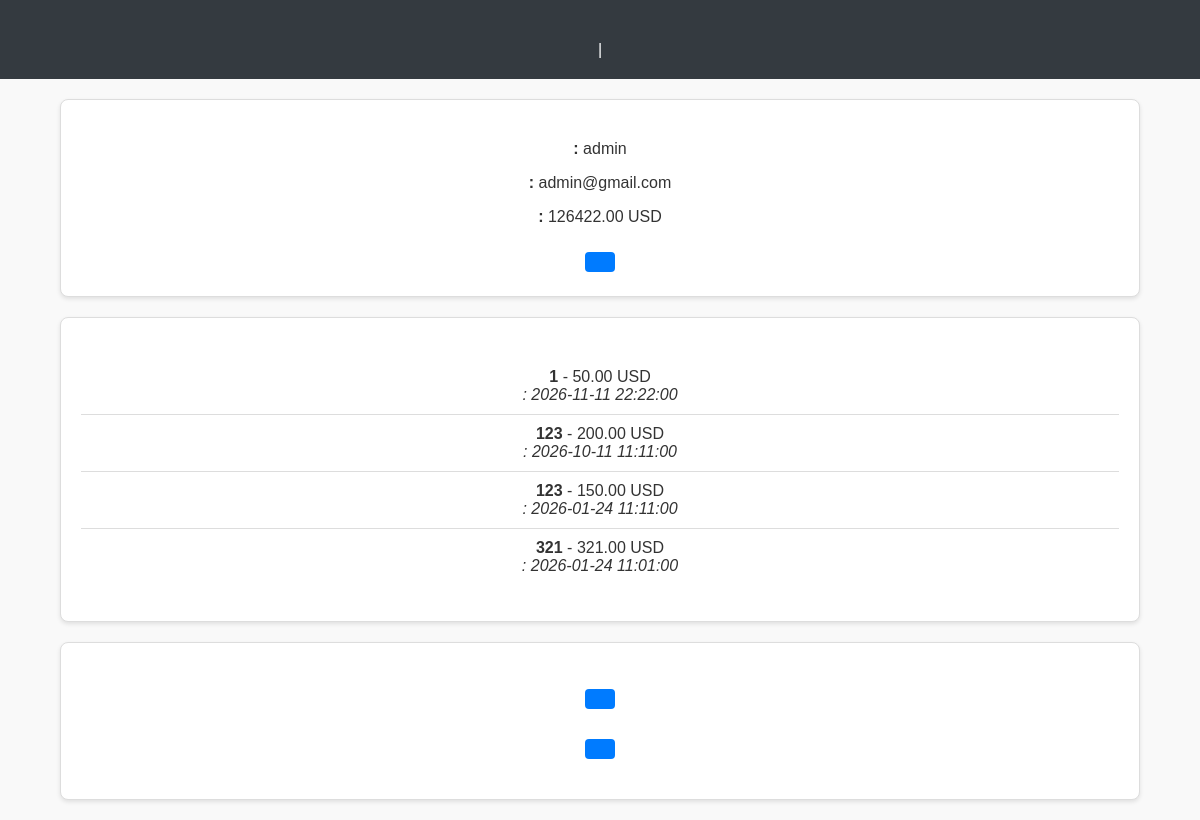
Page /profile.php (signed in) on the committed database.
### tables this page shows
CREATE TABLE `users` (
  `id` int(11) NOT NULL,
  `username` varchar(50) NOT NULL,
  `email` varchar(100) NOT NULL,
  `password` varchar(255) NOT NULL,
  `created_at` timestamp NOT NULL DEFAULT current_timestamp(),
  `role` enum('user','admin') NOT NULL DEFAULT 'user'
);

CREATE TABLE `balances` (
  `id` int(11) NOT NULL,
  `user_id` int(11) NOT NULL,
  `balance` decimal(10,2) NOT NULL DEFAULT 0.00
);

CREATE TABLE `products` (
  `id` int(11) NOT NULL,
  `user_id` int(11) NOT NULL,
  `title` varchar(100) NOT NULL,
  `description` text NOT NULL,
  `category_id` int(11) DEFAULT NULL,
  `price` decimal(10,2) NOT NULL,
  `created_at` timestamp NOT NULL DEFAULT current_timestamp(),
  `is_auction` tinyint(1) DEFAULT 0,
  `start_price` decimal(10,2) DEFAULT NULL,
  `current_price` decimal(10,2) DEFAULT NULL,
  `end_date` datetime DEFAULT NULL,
  `image` varchar(255) DEFAULT NULL,
  `is_verified` tinyint(1) DEFAULT 0
);

### profile.php (the view, shortened to what this page needs)
<?php
require_once 'config/db.php';
if (isset($_GET['lang'])) {
    $language = $_GET['lang'];
    $_SESSION['lang'] = $language;
} else {
    $language = $_SESSION['lang'] ?? 'en';
}
$translations = require "translations/{$language}.php";
$user_id = $_SESSION['user_id'];
$stmt = $conn->prepare("SELECT username, email FROM users WHERE id = ?");
$stmt->bind_param("i", $user_id);
$stmt->execute();
$result = $stmt->get_result();
$user = $result->fetch_assoc();
$balance_result = $conn->query("SELECT balance FROM balances WHERE user_id = $user_id");
$balance = $balance_result->fetch_assoc();
$current_balance = $balance ? $balance['balance'] : 0.00;
$product_stmt = $conn->prepare("SELECT id, title, current_price, end_date FROM products WHERE user_id = ? AND is_auction = 1");
$product_stmt->bind_param("i", $user_id);
$product_stmt->execute();
$product_result = $product_stmt->get_result();
?>
<!DOCTYPE html>
<html lang="<?php echo htmlspecialchars($language); ?>">
<head>
    <link rel="stylesheet" href="public/styles.css">
</head>
<body>
<header>
    <a href="index.php"><?php echo htmlspecialchars($translations['back_to_home']); ?></a> |
</header>
<div class="container">
    <div class="card">
        <p><strong><?php echo htmlspecialchars($translations['username']); ?>:</strong> <?php echo htmlspecialchars($user['username']); ?></p>
        <p><strong><?php echo htmlspecialchars($translations['email']); ?>:</strong> <?php echo htmlspecialchars($user['email']); ?></p>
        <p><strong><?php echo htmlspecialchars($translations['balance']); ?>:</strong> <?php echo htmlspecialchars($current_balance); ?> USD</p>
        <a href="top_up_balance.php" class="button"><?php echo htmlspecialchars($translations['top_up_balance']); ?></a>
    </div>
    <div class="card">
        <?php if ($product_result->num_rows > 0): ?>
            <ul>
                <?php while ($product = $product_result->fetch_assoc()): ?>
                    <li>
                        <strong><?php echo htmlspecialchars($product['title']); ?></strong> - <?php echo htmlspecialchars($product['current_price']); ?> USD
                        <br><em><?php echo htmlspecialchars($translations['end_date']); ?>: <?php echo htmlspecialchars($product['end_date']); ?></em>
                    </li>
                <?php endwhile; ?>
            </ul>
        <?php else: ?>
            <p><?php echo htmlspecialchars($translations['no_products']); ?></p>
        <?php endif; ?>
    </div>
    <div class="card">
        <p><a href="messages.php" class="button"><?php echo htmlspecialchars($translations['go_to_messages']); ?></a></p>
        <p><a href="notifications.php" class="button"><?php echo htmlspecialchars($translations['notifications']); ?></a></p>
    </div>
</div>
</body>
</html>

### public/styles.css (style rules this page uses)
body { font-family: 'Inter', sans-serif; background-color: #f8f9fa; margin: 0; padding: 0; color: #333; }
.card { background-color: #fff; border: 1px solid #ddd; border-radius: 0.5rem; padding: 1.5rem; text-align: center; box-shadow: 0 2px 4px rgba(0, 0, 0, 0.1); transition: transform 0.3s ease, box-shadow 0.3s ease; }
.container { width: 90%; max-width: 1200px; margin: 20px auto; }
.card { background: white; box-shadow: 0 2px 4px rgba(0, 0, 0, 0.1); border-radius: 8px; padding: 20px; margin-bottom: 20px; }
body { font-family: Arial, sans-serif; background-color: #f9f9f9; margin: 0; padding: 0; }
header { background-color: #343a40; color: white; padding: 20px 0; text-align: center; }
.card { background-color: white; box-shadow: 0 2px 4px rgba(0, 0, 0, 0.1); padding: 20px; border-radius: 8px; margin-bottom: 20px; }
ul { padding: 0; list-style: none; }
ul li { padding: 10px; border-bottom: 1px solid #ddd; }
ul li:last-child { border-bottom: none; }
a.button { display: inline-block; padding: 10px 15px; background-color: #007bff; color: white; text-decoration: none; border-radius: 4px; margin-top: 10px; }

### rows in the picture
users: username "admin", email "admin@gmail.com"
balances: balance "126422.00"
products: title "1", current_price "50.00", end_date "2026-11-11 22:22:00"
products: title "123", current_price "200.00", end_date "2026-10-11 11:11:00"
products: title "123", current_price "150.00", end_date "2026-01-24 11:11:00"
products: title "321", current_price "321.00", end_date "2026-01-24 11:01:00"
